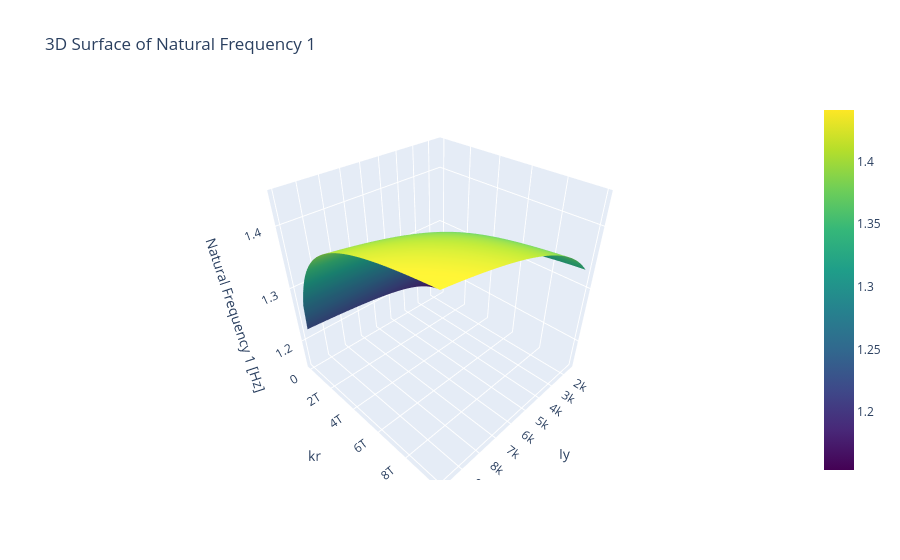
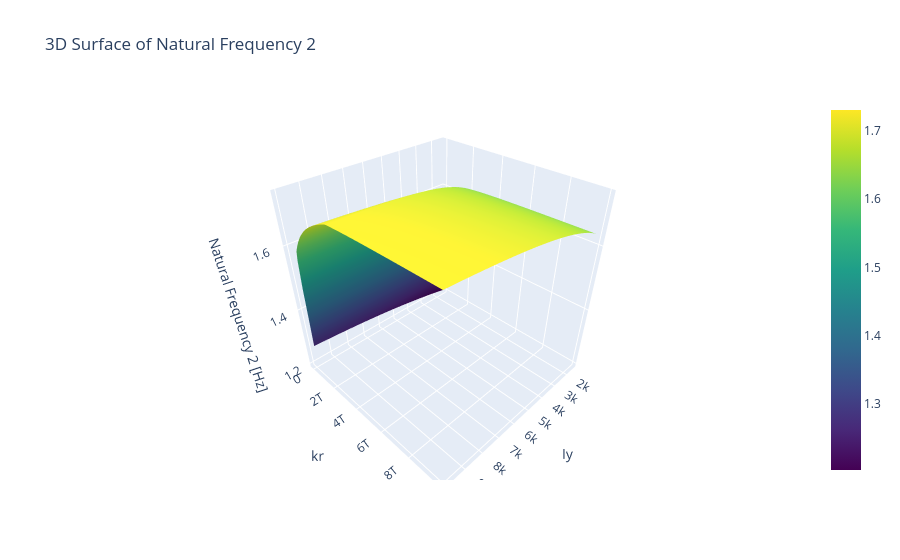
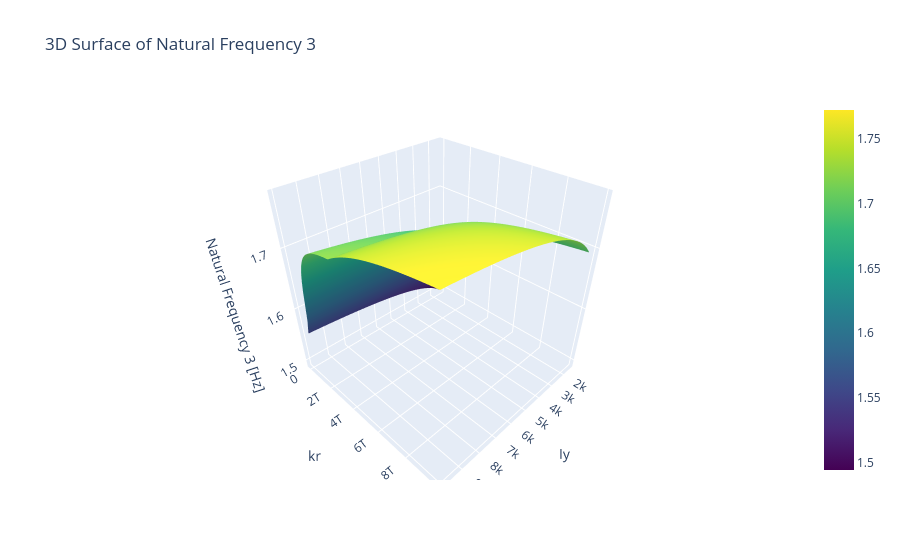
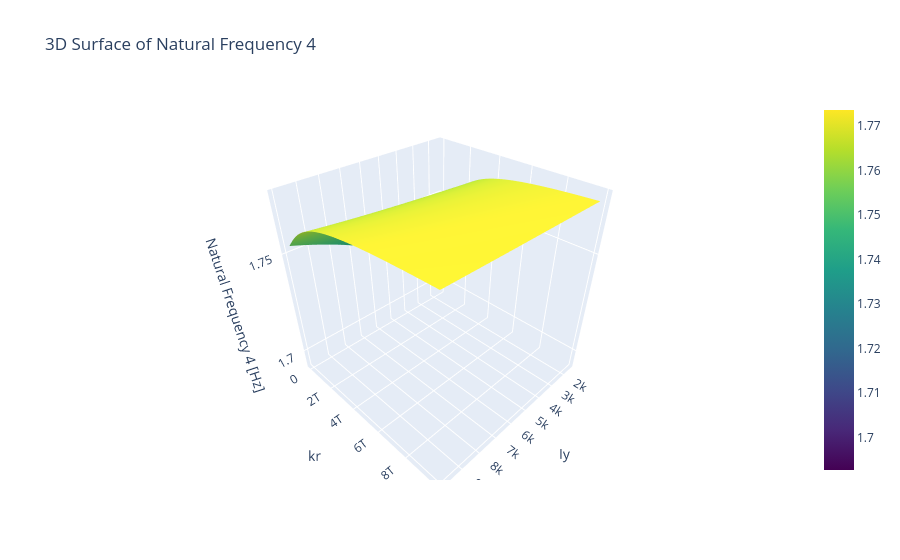

The code cell stored with these charts, in order, in its notebook:
### Code cell
freqs_to_plot = 4  # Choose how many natural frequencies to plot
KR, IY = np.meshgrid(kr, Iy, indexing='ij')

for freq_idx in range(min(freqs_to_plot, param_space.shape[2])):
    freq_data = param_space[:, :, freq_idx]
    
    # 2D Color Map
    plt.figure(figsize=(8, 6))
    plt.imshow(freq_data, origin='lower',
               extent=[Iy.min(), Iy.max(), kr.min(), kr.max()],
               aspect='auto')
    plt.colorbar(label=f"Natural Frequency {freq_idx + 1} [Hz]")
    plt.xlabel("Iy")
    plt.ylabel("kr")
    plt.title(f"2D Color Map of Natural Frequency {freq_idx + 1}")
    plt.show()
    
    # 3D Surface Plot
    fig = go.Figure(data=[go.Surface(z=freq_data, x=IY, y=KR, colorscale='Viridis')])
    fig.update_layout(
        title=f'3D Surface of Natural Frequency {freq_idx + 1}',
        scene=dict(
            xaxis_title='Iy',
            yaxis_title='kr',
            zaxis_title=f'Natural Frequency {freq_idx + 1} [Hz]'
        ),
        autosize=True
    )
    fig.show()

### Figure 1 — Plotly figure (JSON) as saved in the notebook; plotly's stock layout.template omitted (floating-point values rounded to 4 significant figures; data arrays with more than 128 entries replaced by an {"elided": "..."} marker saying what was removed)
{"data": [{"colorscale": [[0, "#440154"], [0.1111, "#482878"], [0.2222, "#3e4989"], [0.3333, "#31688e"], [0.4444, "#26828e"], [0.5556, "#1f9e89"], [0.6667, "#35b779"], [0.7778, "#6ece58"], [0.8889, "#b5de2b"], [1, "#fde725"]], "type": "surface", "x": {"elided": "100x100 float values"}, "y": {"elided": "100x100 float values"}, "z": {"elided": "100x100 float values"}}], "layout": {"autosize": true, "scene": {"xaxis": {"title": {"text": "Iy"}}, "yaxis": {"title": {"text": "kr"}}, "zaxis": {"title": {"text": "Natural Frequency 1 [Hz]"}}}, "title": {"text": "3D Surface of Natural Frequency 1"}}}

### Figure 2 — Plotly figure (JSON) as saved in the notebook; plotly's stock layout.template omitted (floating-point values rounded to 4 significant figures; data arrays with more than 128 entries replaced by an {"elided": "..."} marker saying what was removed)
{"data": [{"colorscale": [[0, "#440154"], [0.1111, "#482878"], [0.2222, "#3e4989"], [0.3333, "#31688e"], [0.4444, "#26828e"], [0.5556, "#1f9e89"], [0.6667, "#35b779"], [0.7778, "#6ece58"], [0.8889, "#b5de2b"], [1, "#fde725"]], "type": "surface", "x": {"elided": "100x100 float values"}, "y": {"elided": "100x100 float values"}, "z": {"elided": "100x100 float values"}}], "layout": {"autosize": true, "scene": {"xaxis": {"title": {"text": "Iy"}}, "yaxis": {"title": {"text": "kr"}}, "zaxis": {"title": {"text": "Natural Frequency 2 [Hz]"}}}, "title": {"text": "3D Surface of Natural Frequency 2"}}}

### Figure 3 — Plotly figure (JSON) as saved in the notebook; plotly's stock layout.template omitted (floating-point values rounded to 4 significant figures; data arrays with more than 128 entries replaced by an {"elided": "..."} marker saying what was removed)
{"data": [{"colorscale": [[0, "#440154"], [0.1111, "#482878"], [0.2222, "#3e4989"], [0.3333, "#31688e"], [0.4444, "#26828e"], [0.5556, "#1f9e89"], [0.6667, "#35b779"], [0.7778, "#6ece58"], [0.8889, "#b5de2b"], [1, "#fde725"]], "type": "surface", "x": {"elided": "100x100 float values"}, "y": {"elided": "100x100 float values"}, "z": {"elided": "100x100 float values"}}], "layout": {"autosize": true, "scene": {"xaxis": {"title": {"text": "Iy"}}, "yaxis": {"title": {"text": "kr"}}, "zaxis": {"title": {"text": "Natural Frequency 3 [Hz]"}}}, "title": {"text": "3D Surface of Natural Frequency 3"}}}

### Figure 4 — Plotly figure (JSON) as saved in the notebook; plotly's stock layout.template omitted (floating-point values rounded to 4 significant figures; data arrays with more than 128 entries replaced by an {"elided": "..."} marker saying what was removed)
{"data": [{"colorscale": [[0, "#440154"], [0.1111, "#482878"], [0.2222, "#3e4989"], [0.3333, "#31688e"], [0.4444, "#26828e"], [0.5556, "#1f9e89"], [0.6667, "#35b779"], [0.7778, "#6ece58"], [0.8889, "#b5de2b"], [1, "#fde725"]], "type": "surface", "x": {"elided": "100x100 float values"}, "y": {"elided": "100x100 float values"}, "z": {"elided": "100x100 float values"}}], "layout": {"autosize": true, "scene": {"xaxis": {"title": {"text": "Iy"}}, "yaxis": {"title": {"text": "kr"}}, "zaxis": {"title": {"text": "Natural Frequency 4 [Hz]"}}}, "title": {"text": "3D Surface of Natural Frequency 4"}}}
